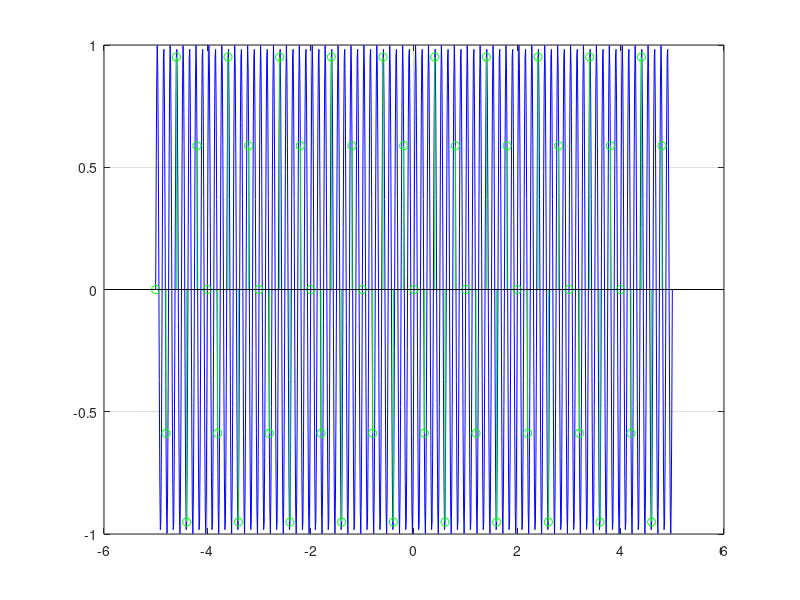
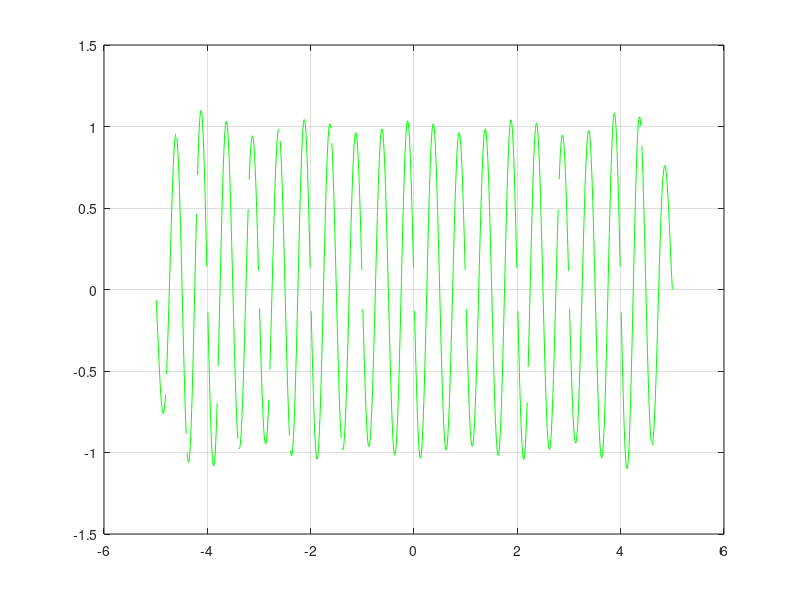

Write MATLAB code to recreate these figures, in order.
%Aliasing
clc; clear; close all;
%Sygnał
dt=0.01; t=-5:dt:5; f0=8;
y=sin(2*pi*f0*t);
%Próbkowanie
fs=5; T=1/fs;
N=50;
n=-25:N/2-1;
ts=n/fs;
x=sin(2*pi*f0*ts);
%Odtwarzanie
odtw=zeros(1,length(t));
for i=1:N
    odtw=odtw+x(i)*sin(pi*fs*(t-n(i)/fs))./(pi*fs*(t-n(i)/fs));
end

figure(1)
    plot(t,y,'b-');grid on; hold on;
    stem(n/fs,x,'go');%próbki
figure(2)
    plot(t,odtw,'g-'); grid on; hold on;
